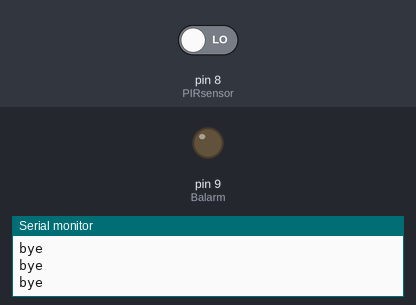
A sketch run on a simulated Arduino Uno, built with avr-gcc and run on an emulated ATmega328P. On the bench: output pins drawn as LEDs (lit = HIGH), the last lines printed to the serial monitor. The test bench sets the inputs (shaded band); at power-on: pin 8 (PIRsensor) LOW.

Above: at 1.8 s.
1.9 s: pin 8 (PIRsensor) driven HIGH
At 3.7 s:
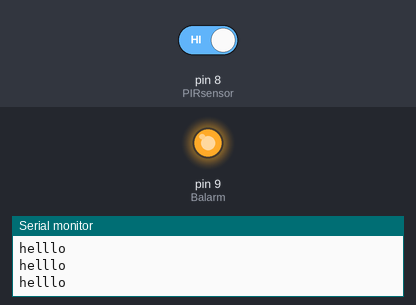
4.0 s: pin 8 (PIRsensor) driven LOW
At 5.3 s:
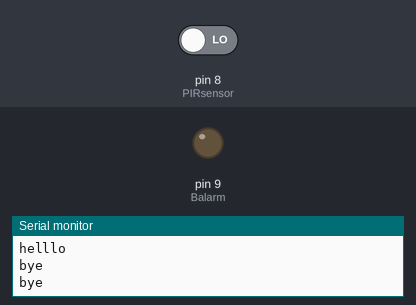
Timing chart, 0 to 7.0 s (numbered marks = the images above; inputs shaded):
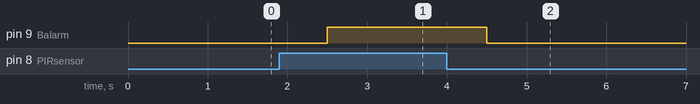

The sketch:

pir_sensor.ino
```cpp
int Balarm = 9;   //Buzzer  alarm  connected to GPIO-14 or D5 of nodemcu
int PIRsensor = 8; //PIR sensor output connected to GPIO-5 or D1 of nodemcu

void setup() {
  Serial.begin(9600);
  pinMode(PIRsensor, INPUT); // PIR sensor as input
  pinMode(Balarm, OUTPUT);   // Buzzer alaram as output
  digitalWrite (Balarm, LOW);// Initially buzzer off
}

void loop(){
  int state = digitalRead(PIRsensor); //Continuously check the state of PIR sensor
  delay(500);                         //Check state of PIR after every half second

    if(state == HIGH){
      digitalWrite (Balarm, HIGH);
      Serial.println("helllo");//If intrusion detected ring the buzzer

                       //Ring buzzer for 15 seconds
      //Serial.println("Motion detected!");
    }
    else {
      digitalWrite (Balarm, LOW);
      Serial.println("bye");//No intrusion Buzzer off
      //Serial.println("Motion absent!");
      }
}
```

Measured:
- after the input at 1.9 s, pin 9 (Balarm): LOW → HIGH after 0.60 s
- after the input at 4.0 s, pin 9 (Balarm): HIGH → LOW after 0.50 s
